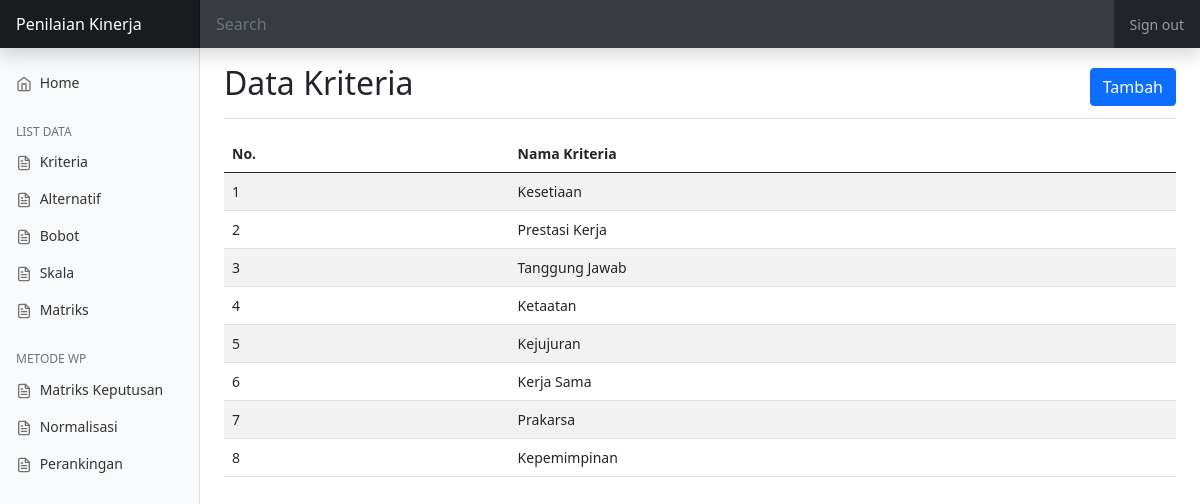
The page /index.php?act=data-kriteria on the database as committed earlier.
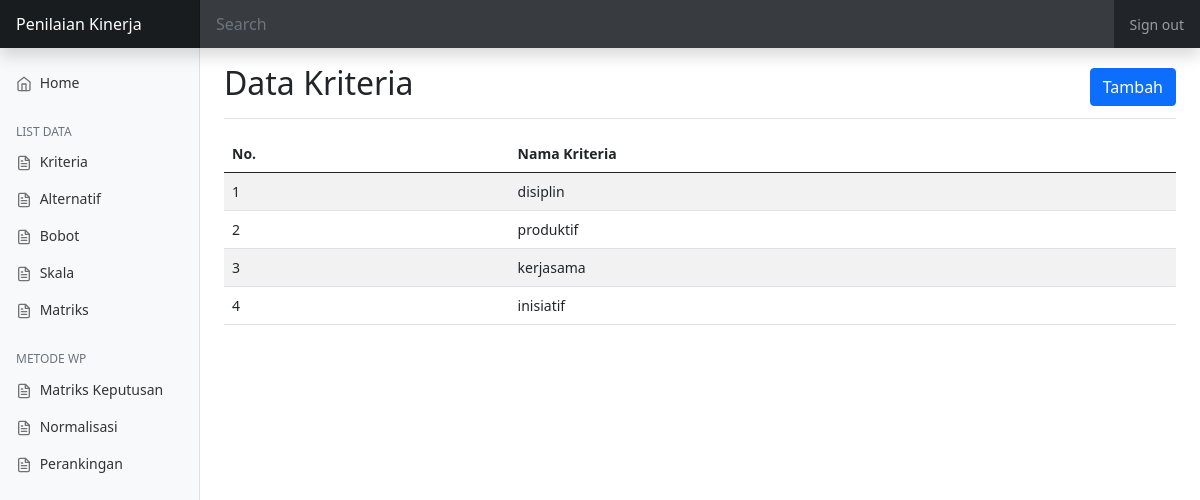
The same page on the database as committed later.
### tables this page shows
CREATE TABLE `kriteria` (
  `id_kriteria` int(11) NOT NULL,
  `nama_kriteria` varchar(50) DEFAULT NULL
);

### view/data-kriteria.php (the view, shortened to what this page needs)
<?php
    require 'control.php';
    $results = mysqli_query($con, "SELECT * FROM kriteria");
?>
<!DOCTYPE html>
<html lang="en">
<head>
    <link rel="stylesheet" href="/assets/dist/css/bootstrap.min.css" />
    <link href="/assets/dist/css/dashboard.css" rel="stylesheet" />
</head>
<body>
    <?php include 'view/partials/navbar.php' ?>
    <div class="container-fluid">
        <div class="row">
            <?php include 'view/partials/sidebar.php' ?>
            <main class="col-md-9 ms-sm-auto col-lg-10 px-md-4">
                <div
                    class="d-flex justify-content-between flex-wrap flex-md-nowrap align-items-center pt-3 pb-2 mb-3 border-bottom">
                    <h1 class="h2">Data Kriteria</h1>
                    <button type="button" class="btn btn-primary" data-bs-toggle="modal"
                        data-bs-target="#modalTambahData">
                        Tambah
                    </button>
                </div>
                <div class="table-responsive">
                    <table class="table table-striped table">
                        <thead>
                            <tr>
                                <th scope="col">No.</th>
                                <th scope="col">Nama Kriteria</th>
                            </tr>
                        </thead>
                        <tbody>
                            <?php $no = 1; ?>
                            <?php foreach($results as $result) : ?>
                            <tr>
                                <td width="30%"><?= $no++; ?></td>
                                <td width="70%"><?= $result['nama_kriteria']; ?></td>
                            </tr>
                            <?php endforeach; ?>
                        </tbody>
                    </table>
                </div>
            </main>
        </div>
    </div>
</body>
</html>

Rows that differ between the two databases and show on the page:
removed kriteria: nama_kriteria "Kejujuran"
removed kriteria: nama_kriteria "Kerja Sama"
removed kriteria: nama_kriteria "Prakarsa"
removed kriteria: nama_kriteria "Kepemimpinan"
changed kriteria: nama_kriteria "Kesetiaan" → "disiplin"
changed kriteria: nama_kriteria "Prestasi Kerja" → "produktif"
changed kriteria: nama_kriteria "Tanggung Jawab" → "kerjasama"
changed kriteria: nama_kriteria "Ketaatan" → "inisiatif"
